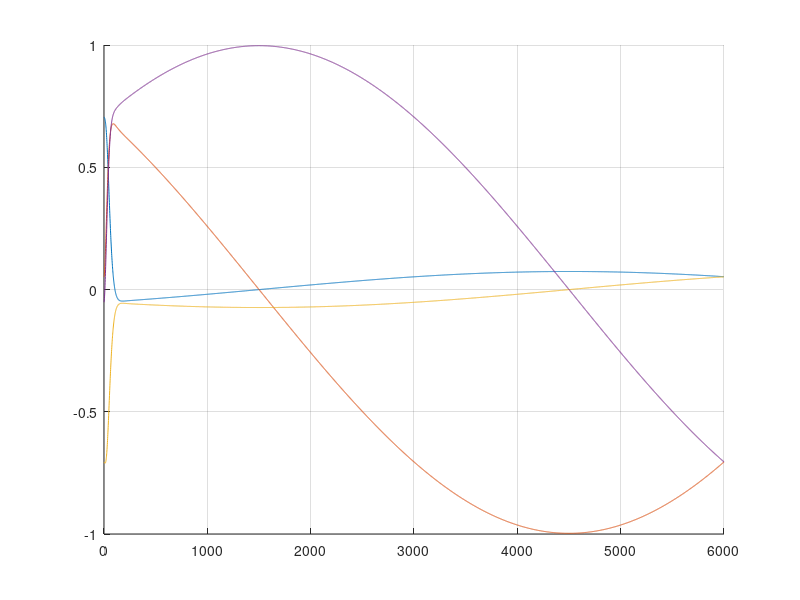

MATLAB code for this plot:

load("quats.mat");

figure
grid on; hold on;
plot(quats(:,1),quats(:,2))
plot(quats(:,1),quats(:,3))
plot(quats(:,1),quats(:,4))
plot(quats(:,1),quats(:,5))
